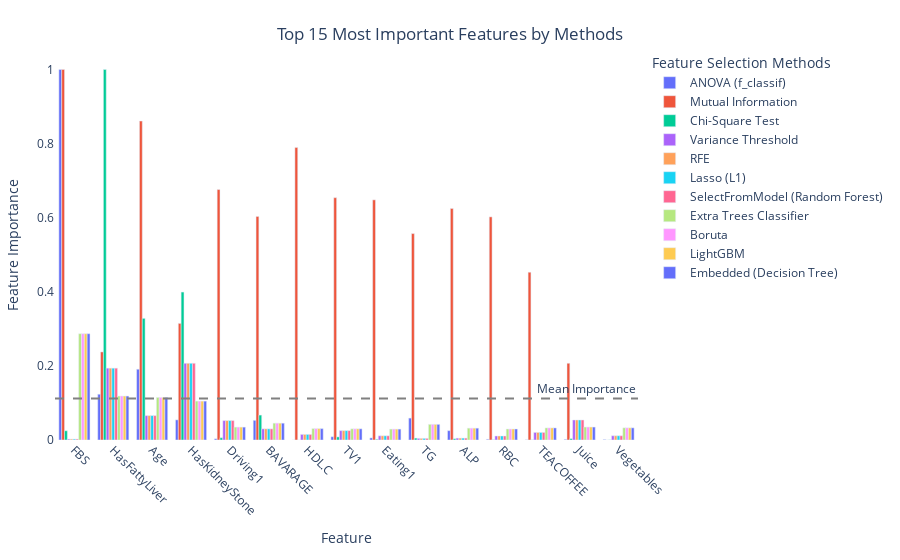

This figure's notebook cell:
### Code cell
import pandas as pd
import plotly.express as px

# Assuming `X` is your DataFrame with the real feature names (predictors)
# Assuming `feature_importances` is a dictionary where each key is a method, 
# and the value is a pandas Series or DataFrame with feature importance scores.

# Convert the feature importances into a DataFrame for visualization
importance_df = pd.DataFrame(feature_importances).T  # Transpose so that methods are rows
importance_df.columns = X_train.columns  # Use the actual feature names from X
importance_df.columns = importance_df.columns.str.replace(r'num_imputer__','')
importance_df = importance_df.reset_index().rename(columns={'index': 'Feature Selection Method'})

# Determine the most important predictors (e.g., top N important features)
top_n = 15  # You can change this number to select more or fewer features

# Aggregate feature importance across all methods by averaging importance scores
importance_avg = importance_df.drop('Feature Selection Method', axis=1).mean(axis=0)

# Get the top N most important features
top_features = importance_avg.nlargest(top_n).index

# Filter the original importance DataFrame to include only the top features
importance_top_features_df = importance_df[['Feature Selection Method'] + list(top_features)]

# Melt the DataFrame for better visualization
importance_melted = importance_top_features_df.melt(id_vars=['Feature Selection Method'], 
                                                    var_name='Feature', 
                                                    value_name='Importance')

# Create a bar plot using Plotly to compare feature importance across different methods
fig_importance = px.bar(
    importance_melted,
    x='Feature',
    y='Importance',
    color='Feature Selection Method',
    title=f'Top {top_n} Most Important Features by Methods',
    labels={'Importance': 'Feature Importance', 'Feature Selection Method': 'Method'},
    height=600,
    barmode='group',  # Group bars for comparison
    category_orders={'Feature': list(top_features)},  # Ensure top features are sorted
    color_continuous_scale='Viridis',  # Use a gradient color scale for visual effect
)

# Update plot layout for better presentation
fig_importance.update_layout(
    legend_title="Feature Selection Methods", 
    xaxis_title="Feature", 
    yaxis_title="Feature Importance",
    xaxis={'tickangle': 45, 'showgrid': False},  # Rotate feature labels for readability
    yaxis={'showgrid': True, 'gridcolor': 'rgba(255, 255, 255, 0.3)'},  # Add a grid for better readability
    plot_bgcolor='rgba(0,0,0,0)',  # Make background transparent
    margin=dict(t=50, b=120, l=50, r=50),  # Adjust margins to prevent clipping of labels
    title_x=0.5,  # Center the title
    title_y=0.95,  # Move the title to the top
)

# Add horizontal line at mean importance level across all methods for reference
fig_importance.add_hline(
    y=importance_melted['Importance'].mean(), 
    line=dict(color='gray', dash='dash', width=2), 
    annotation_text='Mean Importance', 
    annotation_position='top right', 
    annotation_font_size=12
)

# Show the plot
fig_importance.show()
title=str(f"Top {top_n} Most Important Features by Methods1")
fig_importance.write_image("Images/"+title + ".png", scale=6)

### Figure 1 — Plotly figure (JSON) as saved in the notebook; plotly's stock layout.template omitted (floating-point values rounded to 4 significant figures)
{"data": [{"alignmentgroup": "True", "hovertemplate": "Method=ANOVA (f_classif)<br>Feature=%{x}<br>Feature Importance=%{y}<extra></extra>", "legendgroup": "ANOVA (f_classif)", "marker": {"color": "#636efa", "pattern": {"shape": ""}}, "name": "ANOVA (f_classif)", "offsetgroup": "ANOVA (f_classif)", "orientation": "v", "showlegend": true, "textposition": "auto", "type": "bar", "x": ["FBS", "HasFattyLiver", "Age", "HasKidneyStone", "Driving1", "BAVARAGE", "HDL.C", "TV1", "Eating1", "TG", "ALP", "RBC", "TEACOFFEE", "Juice", "Vegetables"], "xaxis": "x", "y": [1, 0.1236, 0.191, 0.05436, 0.003252, 0.05308, 0, 0.008795, 0.005632, 0.0591, 0.02517, 0.001896, 0.0004508, 0.001642, 0.001126], "yaxis": "y"}, {"alignmentgroup": "True", "hovertemplate": "Method=Mutual Information<br>Feature=%{x}<br>Feature Importance=%{y}<extra></extra>", "legendgroup": "Mutual Information", "marker": {"color": "#EF553B", "pattern": {"shape": ""}}, "name": "Mutual Information", "offsetgroup": "Mutual Information", "orientation": "v", "showlegend": true, "textposition": "auto", "type": "bar", "x": ["FBS", "HasFattyLiver", "Age", "HasKidneyStone", "Driving1", "BAVARAGE", "HDL.C", "TV1", "Eating1", "TG", "ALP", "RBC", "TEACOFFEE", "Juice", "Vegetables"], "xaxis": "x", "y": [1, 0.2377, 0.8608, 0.3147, 0.676, 0.6033, 0.7894, 0.654, 0.6481, 0.5571, 0.6248, 0.6022, 0.4528, 0.2071, 0], "yaxis": "y"}, {"alignmentgroup": "True", "hovertemplate": "Method=Chi-Square Test<br>Feature=%{x}<br>Feature Importance=%{y}<extra></extra>", "legendgroup": "Chi-Square Test", "marker": {"color": "#00cc96", "pattern": {"shape": ""}}, "name": "Chi-Square Test", "offsetgroup": "Chi-Square Test", "orientation": "v", "showlegend": true, "textposition": "auto", "type": "bar", "x": ["FBS", "HasFattyLiver", "Age", "HasKidneyStone", "Driving1", "BAVARAGE", "HDL.C", "TV1", "Eating1", "TG", "ALP", "RBC", "TEACOFFEE", "Juice", "Vegetables"], "xaxis": "x", "y": [0.02495, 1, 0.3283, 0.3993, 0.006141, 0.06727, 0, 0.008379, 0.001872, 0.005133, 0.003405, 0.0006335, 0.0003596, 0.003671, 0.0003356], "yaxis": "y"}, {"alignmentgroup": "True", "hovertemplate": "Method=Variance Threshold<br>Feature=%{x}<br>Feature Importance=%{y}<extra></extra>", "legendgroup": "Variance Threshold", "marker": {"color": "#ab63fa", "pattern": {"shape": ""}}, "name": "Variance Threshold", "offsetgroup": "Variance Threshold", "orientation": "v", "showlegend": true, "textposition": "auto", "type": "bar", "x": ["FBS", "HasFattyLiver", "Age", "HasKidneyStone", "Driving1", "BAVARAGE", "HDL.C", "TV1", "Eating1", "TG", "ALP", "RBC", "TEACOFFEE", "Juice", "Vegetables"], "xaxis": "x", "y": [0.002493, 0.1939, 0.06581, 0.2071, 0.05239, 0.03007, 0.01505, 0.02532, 0.0113, 0.004385, 0.005067, 0.01083, 0.02043, 0.054, 0.01142], "yaxis": "y"}, {"alignmentgroup": "True", "hovertemplate": "Method=RFE<br>Feature=%{x}<br>Feature Importance=%{y}<extra></extra>", "legendgroup": "RFE", "marker": {"color": "#FFA15A", "pattern": {"shape": ""}}, "name": "RFE", "offsetgroup": "RFE", "orientation": "v", "showlegend": true, "textposition": "auto", "type": "bar", "x": ["FBS", "HasFattyLiver", "Age", "HasKidneyStone", "Driving1", "BAVARAGE", "HDL.C", "TV1", "Eating1", "TG", "ALP", "RBC", "TEACOFFEE", "Juice", "Vegetables"], "xaxis": "x", "y": [0.002493, 0.1939, 0.06581, 0.2071, 0.05239, 0.03007, 0.01505, 0.02532, 0.0113, 0.004385, 0.005067, 0.01083, 0.02043, 0.054, 0.01142], "yaxis": "y"}, {"alignmentgroup": "True", "hovertemplate": "Method=Lasso (L1)<br>Feature=%{x}<br>Feature Importance=%{y}<extra></extra>", "legendgroup": "Lasso (L1)", "marker": {"color": "#19d3f3", "pattern": {"shape": ""}}, "name": "Lasso (L1)", "offsetgroup": "Lasso (L1)", "orientation": "v", "showlegend": true, "textposition": "auto", "type": "bar", "x": ["FBS", "HasFattyLiver", "Age", "HasKidneyStone", "Driving1", "BAVARAGE", "HDL.C", "TV1", "Eating1", "TG", "ALP", "RBC", "TEACOFFEE", "Juice", "Vegetables"], "xaxis": "x", "y": [0.002493, 0.1939, 0.06581, 0.2071, 0.05239, 0.03007, 0.01505, 0.02532, 0.0113, 0.004385, 0.005067, 0.01083, 0.02043, 0.054, 0.01142], "yaxis": "y"}, {"alignmentgroup": "True", "hovertemplate": "Method=SelectFromModel (Random Forest)<br>Feature=%{x}<br>Feature Importance=%{y}<extra></extra>", "legendgroup": "SelectFromModel (Random Forest)", "marker": {"color": "#FF6692", "pattern": {"shape": ""}}, "name": "SelectFromModel (Random Forest)", "offsetgroup": "SelectFromModel (Random Forest)", "orientation": "v", "showlegend": true, "textposition": "auto", "type": "bar", "x": ["FBS", "HasFattyLiver", "Age", "HasKidneyStone", "Driving1", "BAVARAGE", "HDL.C", "TV1", "Eating1", "TG", "ALP", "RBC", "TEACOFFEE", "Juice", "Vegetables"], "xaxis": "x", "y": [0.002493, 0.1939, 0.06581, 0.2071, 0.05239, 0.03007, 0.01505, 0.02532, 0.0113, 0.004385, 0.005067, 0.01083, 0.02043, 0.054, 0.01142], "yaxis": "y"}, {"alignmentgroup": "True", "hovertemplate": "Method=Extra Trees Classifier<br>Feature=%{x}<br>Feature Importance=%{y}<extra></extra>", "legendgroup": "Extra Trees Classifier", "marker": {"color": "#B6E880", "pattern": {"shape": ""}}, "name": "Extra Trees Classifier", "offsetgroup": "Extra Trees Classifier", "orientation": "v", "showlegend": true, "textposition": "auto", "type": "bar", "x": ["FBS", "HasFattyLiver", "Age", "HasKidneyStone", "Driving1", "BAVARAGE", "HDL.C", "TV1", "Eating1", "TG", "ALP", "RBC", "TEACOFFEE", "Juice", "Vegetables"], "xaxis": "x", "y": [0.2869, 0.1186, 0.1149, 0.105, 0.03477, 0.0454, 0.03074, 0.03018, 0.02941, 0.0422, 0.03193, 0.02966, 0.03261, 0.03493, 0.03282], "yaxis": "y"}, {"alignmentgroup": "True", "hovertemplate": "Method=Boruta<br>Feature=%{x}<br>Feature Importance=%{y}<extra></extra>", "legendgroup": "Boruta", "marker": {"color": "#FF97FF", "pattern": {"shape": ""}}, "name": "Boruta", "offsetgroup": "Boruta", "orientation": "v", "showlegend": true, "textposition": "auto", "type": "bar", "x": ["FBS", "HasFattyLiver", "Age", "HasKidneyStone", "Driving1", "BAVARAGE", "HDL.C", "TV1", "Eating1", "TG", "ALP", "RBC", "TEACOFFEE", "Juice", "Vegetables"], "xaxis": "x", "y": [0.2869, 0.1186, 0.1149, 0.105, 0.03477, 0.0454, 0.03074, 0.03018, 0.02941, 0.0422, 0.03193, 0.02966, 0.03261, 0.03493, 0.03282], "yaxis": "y"}, {"alignmentgroup": "True", "hovertemplate": "Method=LightGBM<br>Feature=%{x}<br>Feature Importance=%{y}<extra></extra>", "legendgroup": "LightGBM", "marker": {"color": "#FECB52", "pattern": {"shape": ""}}, "name": "LightGBM", "offsetgroup": "LightGBM", "orientation": "v", "showlegend": true, "textposition": "auto", "type": "bar", "x": ["FBS", "HasFattyLiver", "Age", "HasKidneyStone", "Driving1", "BAVARAGE", "HDL.C", "TV1", "Eating1", "TG", "ALP", "RBC", "TEACOFFEE", "Juice", "Vegetables"], "xaxis": "x", "y": [0.2869, 0.1186, 0.1149, 0.105, 0.03477, 0.0454, 0.03074, 0.03018, 0.02941, 0.0422, 0.03193, 0.02966, 0.03261, 0.03493, 0.03282], "yaxis": "y"}, {"alignmentgroup": "True", "hovertemplate": "Method=Embedded (Decision Tree)<br>Feature=%{x}<br>Feature Importance=%{y}<extra></extra>", "legendgroup": "Embedded (Decision Tree)", "marker": {"color": "#636efa", "pattern": {"shape": ""}}, "name": "Embedded (Decision Tree)", "offsetgroup": "Embedded (Decision Tree)", "orientation": "v", "showlegend": true, "textposition": "auto", "type": "bar", "x": ["FBS", "HasFattyLiver", "Age", "HasKidneyStone", "Driving1", "BAVARAGE", "HDL.C", "TV1", "Eating1", "TG", "ALP", "RBC", "TEACOFFEE", "Juice", "Vegetables"], "xaxis": "x", "y": [0.2869, 0.1186, 0.1149, 0.105, 0.03477, 0.0454, 0.03074, 0.03018, 0.02941, 0.0422, 0.03193, 0.02966, 0.03261, 0.03493, 0.03282], "yaxis": "y"}], "layout": {"annotations": [{"font": {"size": 12}, "showarrow": false, "text": "Mean Importance", "x": 1, "xanchor": "right", "xref": "x domain", "y": 0.1118, "yanchor": "bottom", "yref": "y"}], "autosize": true, "barmode": "group", "legend": {"title": {"text": "Feature Selection Methods"}, "tracegroupgap": 0}, "margin": {"b": 120, "l": 50, "r": 50, "t": 50}, "plot_bgcolor": "rgba(0, 0, 0, 0)", "shapes": [{"line": {"color": "gray", "dash": "dash", "width": 2}, "type": "line", "x0": 0, "x1": 1, "xref": "x domain", "y0": 0.1118, "y1": 0.1118, "yref": "y"}], "title": {"text": "Top 15 Most Important Features by Methods", "x": 0.5, "y": 0.95}, "xaxis": {"anchor": "y", "autorange": true, "categoryarray": ["FBS", "HasFattyLiver", "Age", "HasKidneyStone", "Driving1", "BAVARAGE", "HDL.C", "TV1", "Eating1", "TG", "ALP", "RBC", "TEACOFFEE", "Juice", "Vegetables"], "categoryorder": "array", "domain": [0, 1], "range": [-0.5, 14.5], "showgrid": false, "tickangle": 45, "title": {"text": "Feature"}, "type": "category"}, "yaxis": {"anchor": "x", "autorange": true, "domain": [0, 1], "gridcolor": "rgba(255, 255, 255, 0.3)", "range": [0, 1.053], "showgrid": true, "title": {"text": "Feature Importance"}, "type": "linear"}}}
